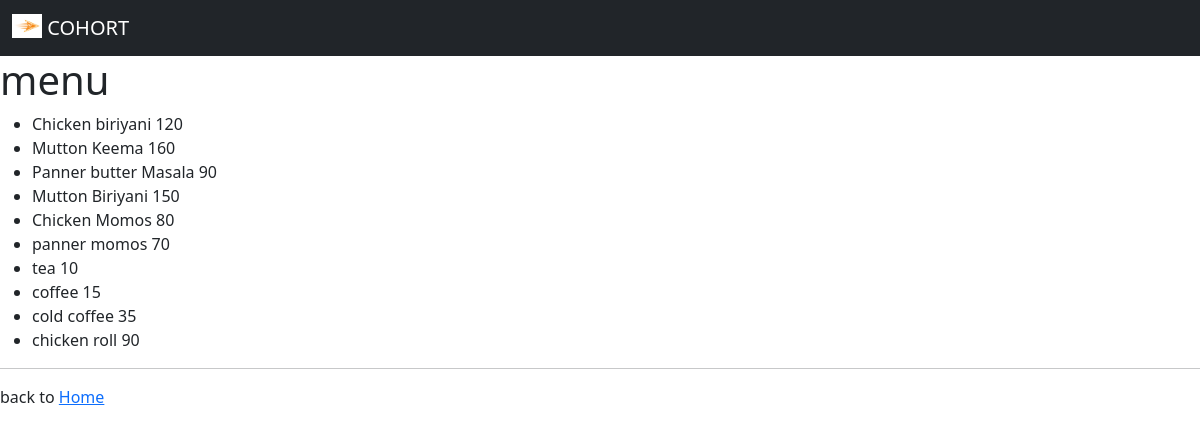
The app's page /menu/ with its own data.
### main/models.py (models this page shows, shortened)
class menu(models.Model):
    item = models.CharField(max_length=255)
    price = models.IntegerField()

### main/views.py (the view)
# urls.py: path('menu/',views.Menu, name='menu')
def Menu(request):
    my_menu = menu.objects.all().values()
    template = loader.get_template('menu.html')
    context = {
        'my_menu' : my_menu,
    }
    return HttpResponse(template.render(context,request))

### main/templates/menu.html (shortened to what this page needs)
{% extends 'base.html' %}
{% block content %}
<h1>menu</h1>
    <ul>
        {% for x in my_menu%}
        <li>{{x.item}} {{x.price}}</li>
        {% endfor %}
    </ul>
    <hr>
    <p>back to <a href="/">Home</a></p>
    {% endblock content %}

### main/templates/base.html (shortened to what this page needs)
{% load static %}
<!doctype html>
<html lang="en">
    <head>
        <link rel="stylesheet" href="{% static '/bootstrap-5.2.3-dist/css/bootstrap.min.css'%}">
    </head>
<body>
  <nav class="navbar navbar-dark bg-dark">
    <div class="container-fluid">
      <a class="navbar-brand" href="startup/">
        <img src="{% static 'food order opc.png' %}" alt="Logo" width="30" height="24" class="d-inline-block align-text-top" >
        COHORT
      </a>
    </div>
  </nav>
    {% block content %}{% endblock content %}
</body>

### records on screen
menu: item "Chicken biriyani", price "120"
menu: item "Mutton Keema", price "160"
menu: item "Panner butter Masala", price "90"
menu: item "Mutton Biriyani", price "150"
menu: item "Chicken Momos", price "80"
menu: item "panner momos", price "70"
menu: item "tea", price "10"
menu: item "coffee", price "15"
menu: item "cold coffee", price "35"
menu: item "chicken roll", price "90"
